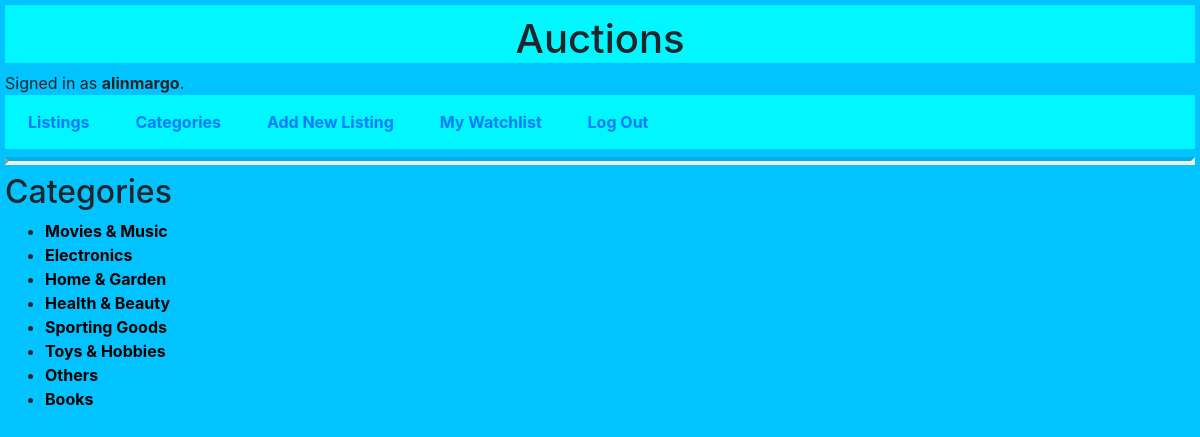
The app's page /auctions/categories (signed in) with its own data.
### auctions/models.py (models this page shows, shortened)
class User(AbstractUser):
    pass

class Category(models.Model):
    name = models.CharField(max_length=30)
    class Meta:
        verbose_name_plural = "Categories"

### auctions/views.py (the view)
# urls.py: path("categories", views.categories, name="categories"),
def categories(request):
    return render(request,"auctions/categories.html", {
        "categories": Category.objects.all()
    })

### auctions/templates/auctions/categories.html
{% extends "auctions/layout.html" %}
{% block body %}
    <h2>Categories</h2>
    <div class="categories">
        <ul>
            {% for category in categories %}
            <li>
                <strong><a href="/auctions/?category_id={{ category.id }}">{{ category.name }}</a></strong>
            </li>
            {% endfor %}
        </ul>
    </div>
{% endblock %}

### auctions/templates/auctions/layout.html (shortened to what this page needs)
{% load static %}
<!DOCTYPE html>
<html lang="en">
    <head>
        <link rel="stylesheet" href="https://stackpath.bootstrapcdn.com/bootstrap/4.4.1/css/bootstrap.min.css">
        <link href="{% static 'auctions/styles.css' %}" rel="stylesheet">
    </head>
    <body>
        <div class="title">
            <h1>Auctions</h1>
        </div>
        <div class="user">
            {% if user.is_authenticated %}
                Signed in as <strong>{{ user.username }}</strong>.
            {% else %}
                Not signed in.
            {% endif %}
        </div>
        <ul class="nav">
            <li class="nav-item">
                <a class="nav-link" href="{% url 'index' %}">Listings</a>
            </li>
            <li class="nav-item">
                <a class="nav-link" href="{% url 'categories' %}">Categories</a>
            </li>
            {% if user.is_authenticated %}
                <li class="nav-item">
                    <a class="nav-link" href="{% url 'create_new_listing' %}">Add New Listing</a>
                </li>
                <li class="nav-item">
                    <a class="nav-link" href="{% url 'watchlist' %}">My Watchlist</a>
                </li>
                <li class="nav-item">
                    <a class="nav-link" href="{% url 'logout' %}">Log Out</a>
                </li>
            {% endif %}
        </ul>
        <hr>
        {% block body %}
        {% endblock %}
    </body>
</html>

### auctions/static/auctions/styles.css (style rules this page uses)
body { padding: 5px; background: #00c3ff ; }
.title { position: relative; background-color: rgb(0, 247, 255); text-align: center; padding-top: 10px; text-decoration-style: solid; }
.user { position: relative; text-align: left; }
.nav { list-style: none; font-weight: bold; margin: 0px; padding: 7px 7px; display: block; position: relative; background-color: rgb(0, 247, 255); }
.nav > li { display: inline-block; margin-right: 10px; }
.categories a { color: black; }
hr { display: block; margin-top: 0.5em; margin-bottom: 0.5em; margin-left: auto; margin-right: auto; border-style: inset; border-width: 4px; }

### records on screen
User: username "alinmargo"
Category: name "Movies & Music"
Category: name "Electronics"
Category: name "Home & Garden"
Category: name "Health & Beauty"
Category: name "Sporting Goods"
Category: name "Toys & Hobbies"
Category: name "Others"
Category: name "Books"
